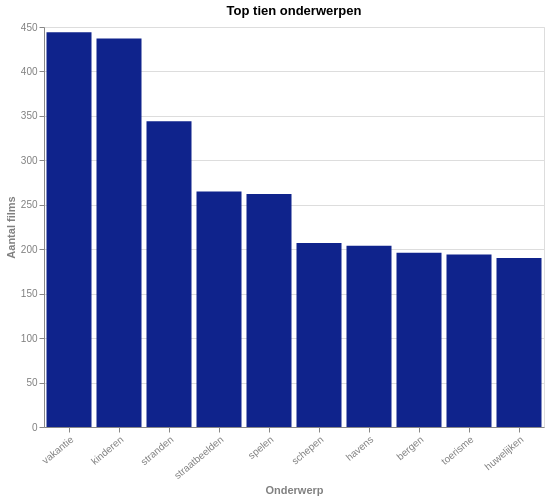

Write the Vega-Lite specification saved for this chart.
### Vega-Lite specification from a JSON file in a GitHub repository (floating-point values rounded to 4 significant figures)
{"$schema": "https://vega.github.io/schema/vega-lite/v5.json", "title": "Top tien onderwerpen", "description": "Distributie van films over de top tien onderwerpen (exclusief het onderwerp 'amateuropname')", "width": 500, "height": 400, "data": {"values": [{"Subject": "vakantie", "Number of films": 444}, {"Subject": "kinderen", "Number of films": 437}, {"Subject": "stranden", "Number of films": 344}, {"Subject": "straatbeelden", "Number of films": 265}, {"Subject": "spelen", "Number of films": 262}, {"Subject": "schepen", "Number of films": 207}, {"Subject": "havens", "Number of films": 204}, {"Subject": "bergen", "Number of films": 196}, {"Subject": "toerisme", "Number of films": 194}, {"Subject": "huwelijken", "Number of films": 190}]}, "mark": {"type": "bar", "binSpacing": 1, "tooltip": true}, "encoding": {"x": {"field": "Subject", "type": "nominal", "title": "Onderwerp", "sort": "-y"}, "y": {"field": "Number of films", "type": "quantitative", "title": "Aantal films"}, "color": {"value": "#0F238C"}}, "config": {"countTitle": "Aantal", "axisX": {"labelAngle": -40, "titleColor": "grey", "labelColor": "grey"}, "axisY": {"titleColor": "grey", "labelColor": "grey"}}}
